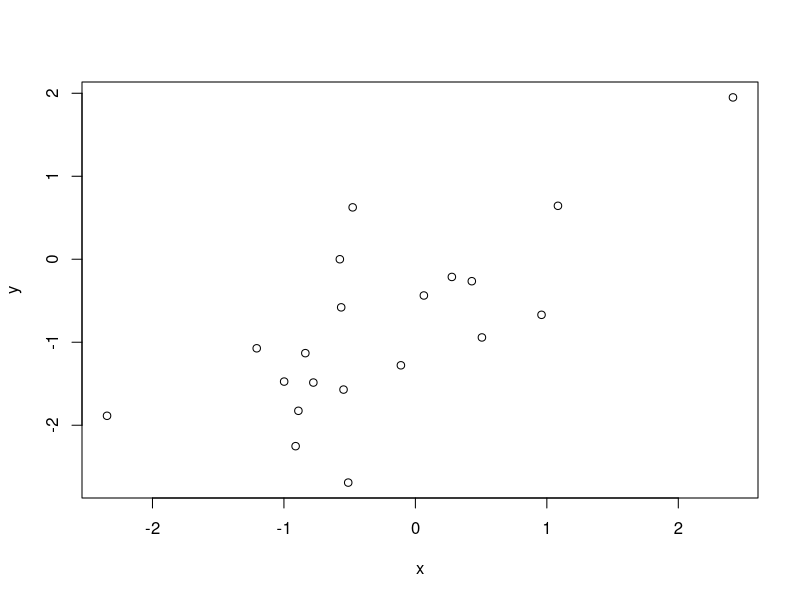
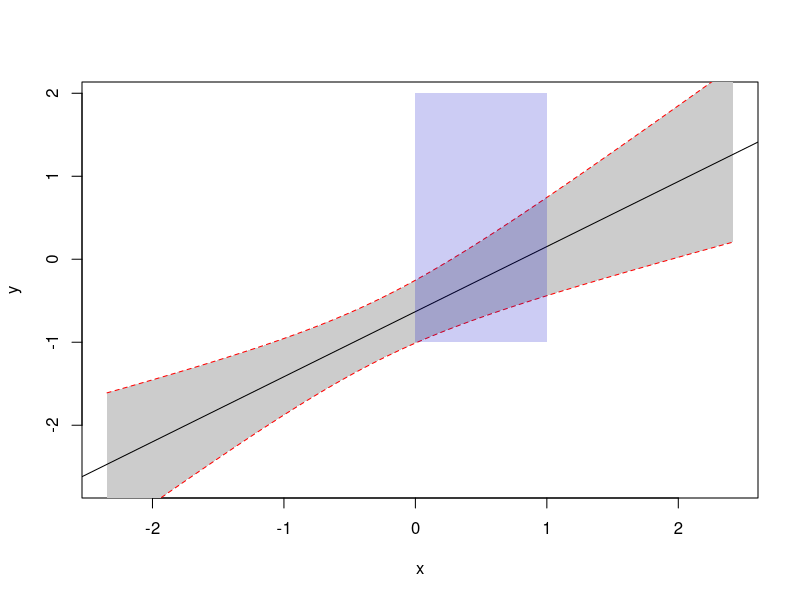
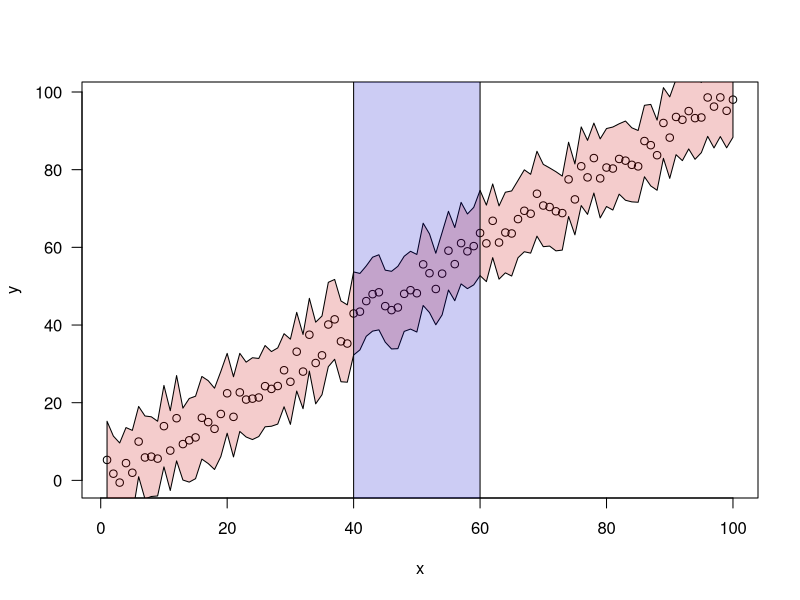
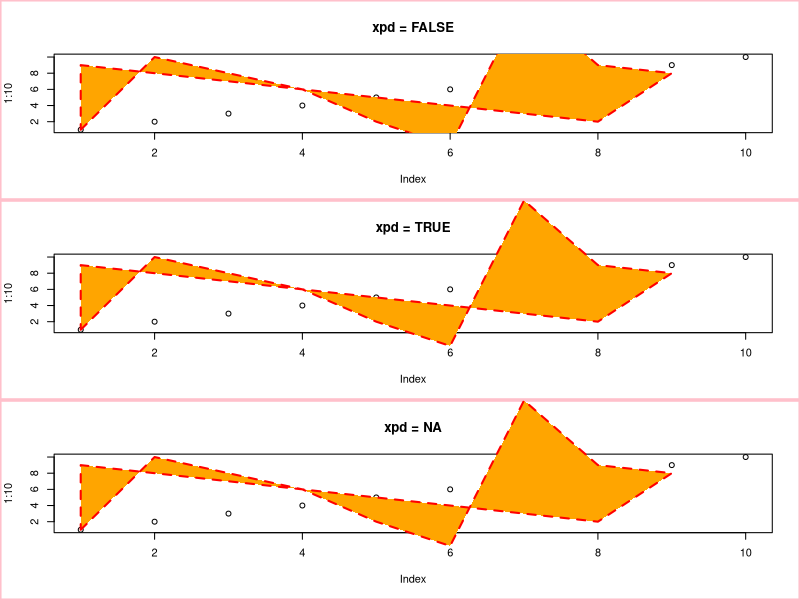
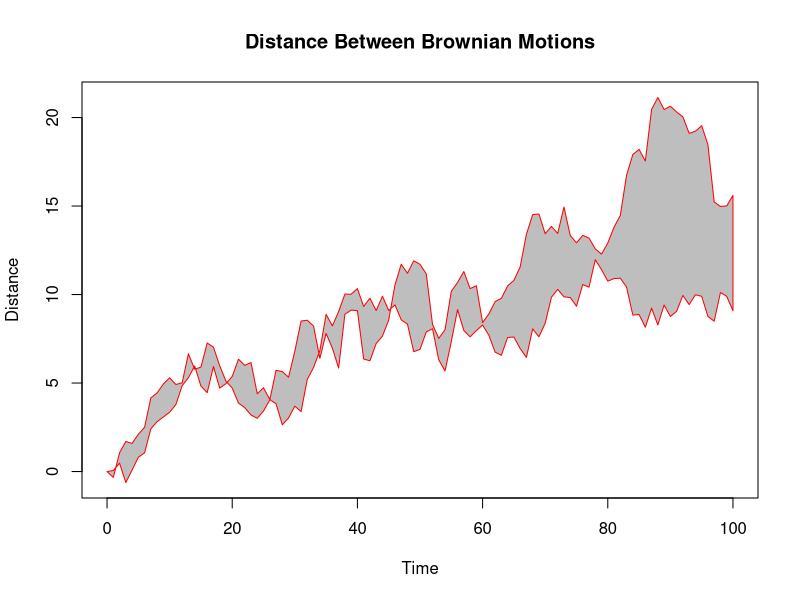
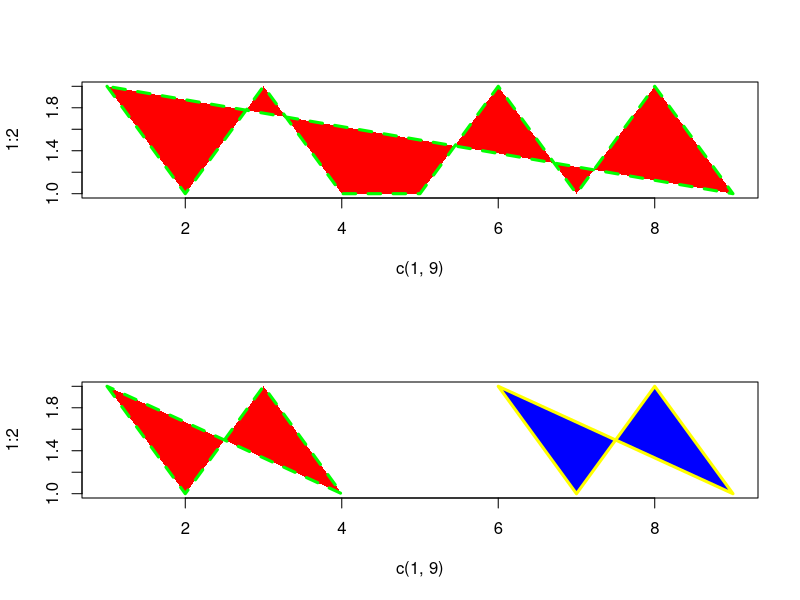
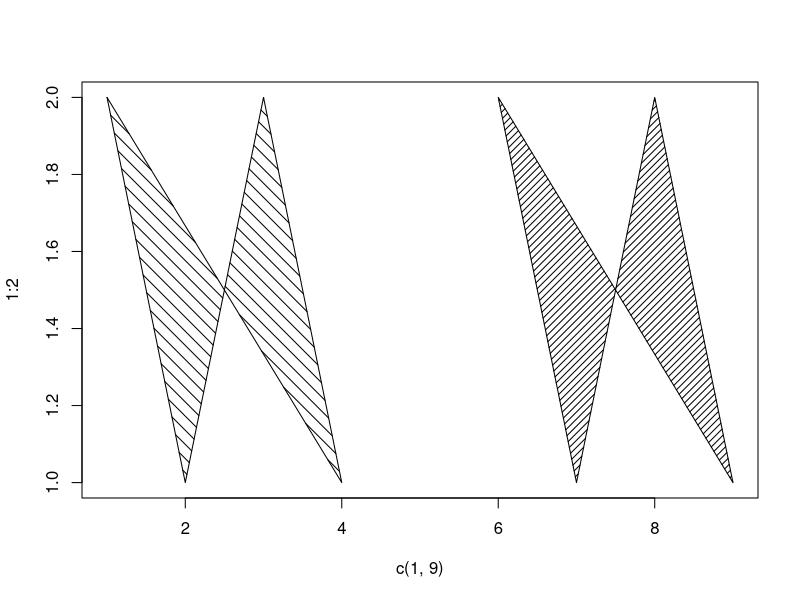

These figures' R source, in order:
set.seed(1234)
x <- rnorm(20)
df <- data.frame(x = x,
                 y = x + rnorm(20))

plot(y ~ x, data = df)

# model
mod <- lm(y ~ x, data = df)

# predicts + interval
newx <- seq(min(df$x), max(df$x), length.out=100)
preds <- predict(mod, newdata = data.frame(x=newx), 
                 interval = 'confidence')

# plot
plot(y ~ x, data = df, type = 'n')
# add fill
polygon(c(rev(newx), newx), c(rev(preds[ ,3]), preds[ ,2]), col = 'grey80', border = NA)
# model
abline(mod)
# intervals
lines(newx, preds[ ,3], lty = 'dashed', col = 'red')
lines(newx, preds[ ,2], lty = 'dashed', col = 'red')

polygon(c(0, 1), c(-2,2), col = 'grey80', border = NA)

# Rechteck einzeichnen
polygon(
  x = c(0, 0, 1, 1)
  , y = c(-1, 2, 2, -1)
  , col = "#0000cc33", 
  border = NA
)


######################################################

x = 1:100
y = x + runif(n=length(x), min=-5, max=+5)
# Simulierte Standardabweichung:
sd = 10 + runif(n=length(x), min=-1, max=+1)
plot(x,y, las=1)

# Bereiche der simulierten Standardabweichung einzeichnen
polygon(
  x = c(x, rev(x))
  , y = c(y+sd, rev(y-sd))
  , col = "#cc000033"
)

# Rechteck einzeichnen
polygon(
  x = c(40, 40, 60, 60)
  , y = c(-10, 200, 200, -10)
  , col = "#0000cc33"
)

#
x <- c(1:9, 8:1)
y <- c(1, 2*(5:3), 2, -1, 17, 9, 8, 2:9)
op <- par(mfcol = c(3, 1))
for(xpd in c(FALSE, TRUE, NA)) {
  plot(1:10, main = paste("xpd =", xpd))
  box("figure", col = "pink", lwd = 3)
  polygon(x, y, xpd = xpd, col = "orange", lty = 2, lwd = 2, border = "red")
}
par(op)

#
n <- 100
xx <- c(0:n, n:0)
yy <- c(c(0, cumsum(stats::rnorm(n))), rev(c(0, cumsum(stats::rnorm(n)))))
plot   (xx, yy, type = "n", xlab = "Time", ylab = "Distance")
polygon(xx, yy, col = "gray", border = "red")
title("Distance Between Brownian Motions")

# Multiple polygons from NA values
# and recycling of col, border, and lty
op <- par(mfrow = c(2, 1))
plot(c(1, 9), 1:2, type = "n")
polygon(1:9, c(2,1,2,1,1,2,1,2,1),
        col = c("red", "blue"),
        border = c("green", "yellow"),
        lwd = 3, lty = c("dashed", "solid"))
  plot(c(1, 9), 1:2, type = "n")
  polygon(1:9, c(2,1,2,1,NA,2,1,2,1),
          col = c("red", "blue"),
          border = c("green", "yellow"),
          lwd = 3, lty = c("dashed", "solid"))
  par(op)

# Line-shaded polygons
plot(c(1, 9), 1:2, type = "n")
polygon(1:9, c(2,1,2,1,NA,2,1,2,1),
        density = c(10, 20), angle = c(-45, 45))